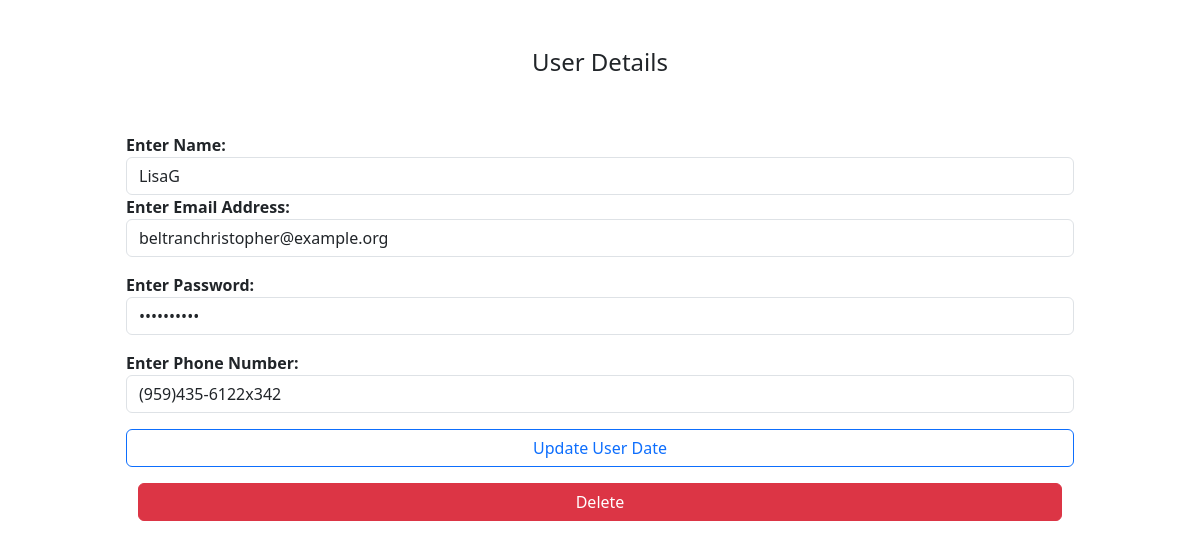
Screenshot of /user/62 with the database file from the repository.
### models.py (models this page shows, shortened)
class User(db.Model):
    id = db.Column(db.Integer, primary_key=True)
    name = db.Column(db.String(60) )
    email = db.Column(db.String(60))
    password = db.Column(db.String(500))
    mobile_number = db.Column(db.String(300))
    create_at = db.Column(
        db.TIMESTAMP,
        default=datetime.utcnow,
        nullable=False
      )

### main.py (the view, shortened to what this page needs)
@app.route('/user/<int:id>', methods=['GET', 'POST'])
def retrieve_update_user(id):
    user = User.query.filter_by(id=id).first()
    if request.method == 'GET':
        return render_template('user_details.html', user=user)
    else:
        return jsonify({"status": 500, "message": "HTTP method not allowed."})

### templates/user_details.html
{% extends "base.html" %}
{% block content %}
<div class="container p-5">
    <h4 class="text-center">User Details </h4>
    <form action="/user/{{user.id}}" method="POST" class="col p-5 justify-content-center">
        <div class="form-group justify-content-center">
            <label for="exampleInputEmail1" class="fw-bold">Enter Name:</label>
            <input type="text" name="name" class="form-control" id="exampleInputEmail1" aria-describedby="emailHelp"
                placeholder="Enter Name" value="{{ user.name }}" required>
            <div class="form-group mb-3 justify-content-center">
                <label for="exampleInputPassword1" class="fw-bold">Enter Email Address:</label>
                <input type="email" name="email" class="form-control" id="exampleInputPassword1"
                    placeholder="Email Address" value="{{ user.email }}" required>
            </div>
            <div class="form-group mb-3 justify-content-center">
                <label for="exampleInputPassword1" class="fw-bold">Enter Password:</label>
                <input type="password" name="password" class="form-control" id="exampleInputPassword1"
                    placeholder="Password" value="{{ user.password }}" required>
            </div>
            <div class="form-group mb-3 justify-content-center">
                <label for="exampleInputPassword1" class="fw-bold">Enter Phone Number:</label>
                <input type="tel" name="mobile_number" class="form-control" id="exampleInputPassword1"
                    placeholder="Phone Number" value="{{ user.mobile_number }}" required>
            </div>
            <button type="submit " class="btn btn-outline-primary justify-content-center w-100 mb-3 ">Update User
                Date</button>
            <div class="container-fluid ">
                <a class="btn btn-danger btn-custom w-100" href="/user/{{user.id }}/delete">Delete</a>
            </div>
    </form>
</div>
{% endblock %}

### rows the page displays
User: name "LisaG", email "beltranchristopher@example.org", mobile_number "(959)435-6122x342"
